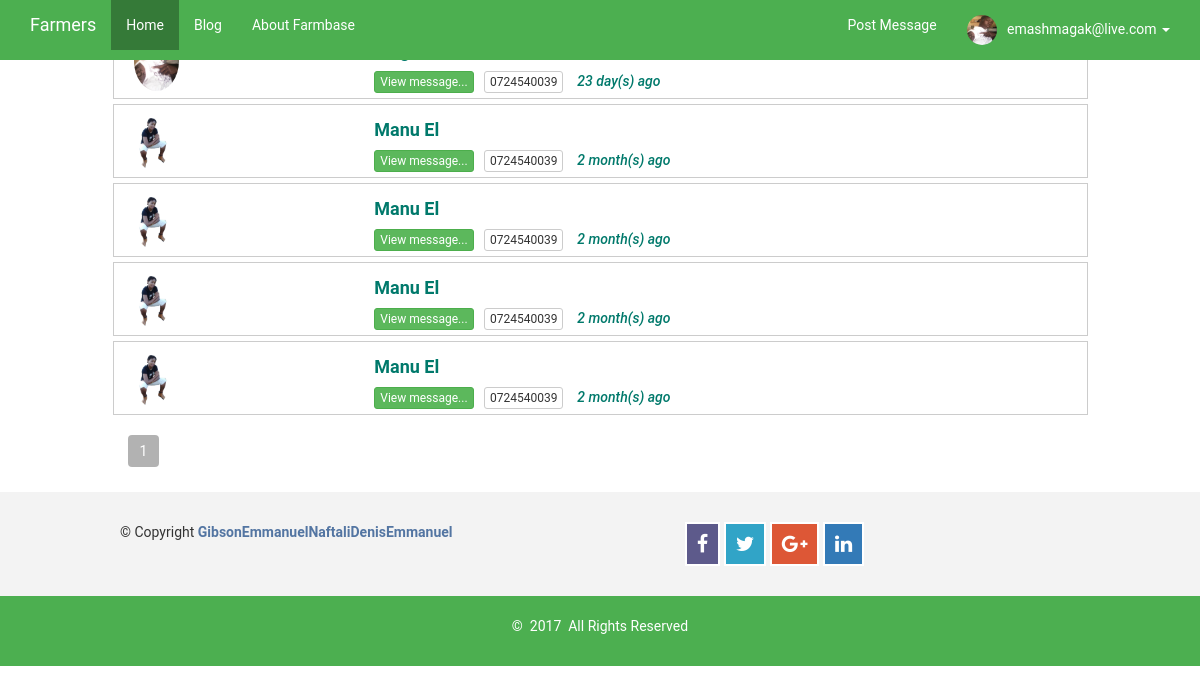
/consultant_inbox.php (signed in), run on the app's committed database.
### tables this page shows
CREATE TABLE `tbl_consultants` (
  `ID` int(11) NOT NULL,
  `name` varchar(100) NOT NULL,
  `email` varchar(100) NOT NULL,
  `phone` varchar(100) NOT NULL,
  `photo` varchar(100) NOT NULL,
  `pass` varchar(500) NOT NULL
);

CREATE TABLE `sent_messages_cons` (
  `ID` int(11) NOT NULL,
  `name` varchar(100) NOT NULL,
  `senderEmail` varchar(100) NOT NULL,
  `phone` varchar(100) NOT NULL,
  `message` longtext NOT NULL,
  `postID` varchar(100) NOT NULL,
  `receiverEmail` varchar(100) NOT NULL,
  `cartegory` varchar(100) NOT NULL,
  `status` varchar(10) NOT NULL,
  `timer` timestamp NOT NULL DEFAULT CURRENT_TIMESTAMP ON UPDATE CURRENT_TIMESTAMP
);

CREATE TABLE `tbl_farmers` (
  `ID` int(11) NOT NULL,
  `name` varchar(100) NOT NULL,
  `email` varchar(100) NOT NULL,
  `phone` varchar(100) NOT NULL,
  `photo` varchar(100) NOT NULL,
  `pass` varchar(500) NOT NULL,
  `hidden` varchar(5) NOT NULL
);

### consultants/class.consultant.php (called while the page is built, shortened)
<?php
class CONSULTANT
{
	private $conn;
	public function __construct()
	{
		$database = new Database();
		$db = $database->dbConnection();
		$this->conn = $db;
    }
	public function runQuery($sql)
	{
		$stmt = $this->conn->prepare($sql);
		return $stmt;
	}
	public function is_logged_in()
	{
		if(isset($_SESSION['consultantSession']))
		{
			return true;
		}
	}
}

### class.message_cons.php (the view, shortened to what this page needs)
<?php
class paginate
{
	function __construct()
	{
		$database = new Database();
		$db = $database->dbConnection();
		$this->conn = $db;
	}
	public function dataview($query)
	{
		$stmt = $this->conn->prepare($query);
		$stmt->execute();
		if($stmt->rowCount()>0)
		{
			while($row=$stmt->fetch(PDO::FETCH_ASSOC))
			{
				?>
			 <a href="consultant_inbox_view.php?message=<?php echo $row['ID']; ?>">
              <div class="col-md-10 col-md-offset-1  col-xs-12 col-sm-12 row-eq-height __card"  id="mauni">
                <div class="col-md-3 col-sm-3 col-xs-3">
               <?php
                            $stmt1 = $this->conn->prepare("SELECT * FROM tbl_consultants WHERE name=:email_id AND photo!=''");
                            $stmt1->execute(array(":email_id"=>$row['name']));
                            if ($stmt1->rowCount() > 0) {
                                $rower = $stmt1->fetch(PDO::FETCH_ASSOC);?>
                                <span class="photo"><img class=" img-circle" alt="avatar" src="consultants/consult_images/<?php echo $rower['photo']; ?>" height="60px"></span>
                       <?php     } else {
                            $stmt1 = $stmt1 = $this->conn->prepare("SELECT * FROM tbl_farmers WHERE name=:email_id AND photo!=''");
                            $stmt1->execute(array(":email_id"=>$row['name']));
                            if ($stmt1->rowCount() > 0) {
                                $rower = $stmt1->fetch(PDO::FETCH_ASSOC);?>
                                <span class="photo"><img class=" img-circle" alt="avatar" src="farmer_images/<?php echo $rower['photo']; ?>" height="60px"></span>
                      <?php } else { ?>
                                <span class="photo"><img class=" img-circle" alt="avatar" src="img/user.png" height="60px"></span>
                      <?php }
                        } ?>
               	</div>
                <div class="col-md-9 col-sm-9 col-xs-9">
	                <a href="consultant_inbox_view.php?message=<?php echo $row['ID']; ?>"><h4 class="itemed h4"><b><?php echo $row['name']; ?></b></h4></a>
					  <a href="consultant_inbox_view.php?message=<?php echo $row['ID']; ?>"><button class="btn btn-success btn-xs" type="submit" name="btn-more" value="<?php echo $row['ID']; ?>">View message...</button></a>&nbsp;&nbsp;
	                   <span  class="priced btn btn-default btn-xs"> <?php echo $row['phone']; ?></span>&nbsp;&nbsp;&nbsp;
	                    <span class="itemed h5 " style="font-style: italic;"><?php
	                    			$timed = $row['timer'];
								   $timestamp = strtotime($timed);
								   $strTime = array("second", "minute", "hour", "day", "month", "year");
								   $length = array("60","60","24","30","12","10");
								   $currentTime = time();
								   if($currentTime >= $timestamp) {
										$diff     = time()- $timestamp;
										for($i = 0; $diff >= $length[$i] && $i < count($length)-1; $i++) {
										$diff = $diff / $length[$i];
										}
										$diff = round($diff);
										echo $diff . " " . $strTime[$i] . "(s) ago ";
								   } ?></span>
               </div><br>
            </div>
            </a>
                <?php
			}
		}
		else
		{
			?>
            <tr>
            <td>Nothing here...</td>
            </tr>
            <?php
		}
	}
	public function paginglink($query,$records_per_page)
	{
		$self = $_SERVER['PHP_SELF'];
		$stmt = $this->conn->prepare($query);
		$stmt->execute();
		$total_no_of_records = $stmt->rowCount();
		if($total_no_of_records > 0)
		{
			?><tr><td colspan="3"><?php
			$total_no_of_pages=ceil($total_no_of_records/$records_per_page);
			$current_page=1;
			for($i=1;$i<=$total_no_of_pages;$i++)
			{
				if($i==$current_page)
				{
					echo "<li class='active'><a href='".$self."?page_no=".$i."'>".$i."</a></li>";
				}
				else
				{
					echo "<li><a  href='".$self."?page_no=".$i."'>".$i."</a>&nbsp;&nbsp;</li>";
				}
			}
			?></td></tr><?php
		}
	}
}

### consultant_inbox.php (shortened to what this page needs)
<?php
require_once 'consultants/class.consultant.php';
$farmer_home_post = new Database();
if($farmer_home_post->dbConnection())
	{
		include_once 'class.message_cons.php';
		$paginate = new paginate();
	}
	$admin_home = new CONSULTANT();
	if($admin_home->is_logged_in()){
	$stmt = $admin_home->runQuery("SELECT * FROM tbl_consultants WHERE email=:email_id");
	$stmt->execute(array(":email_id"=>$_SESSION['consultantSession']));
	$row = $stmt->fetch(PDO::FETCH_ASSOC);
}
?>
<!DOCTYPE html>
<html>
	<head>
		<link href="#SSS" rel="stylesheet" type="text/css" />
		 <link href="css/style.css" rel="stylesheet">
		<link href="css/bootstrap.min.css" rel="stylesheet" type="text/css" />
		 <link href="font/css/font-awesome.css" rel="stylesheet" />
	</head>
	<body>
	<section>
		<nav class="navbar navbar-default navbar-fixed-top">
      <div class="container">
        <div class="navbar-header">
          <a class="navbar-brand" href="index">Farmers</a>
        </div>
        <div id="navbar" class="navbar-collapse collapse">
          <ul class="nav navbar-nav">
            <li class="active"><a href="index">Home</a></li>
            <li><a href="blog">Blog</a></li>
            <li><a href="about">About Farmbase</a></li>
          </ul>
          <ul class="nav navbar-nav navbar-right">
<?php
if($admin_home->is_logged_in() ) {
 	?>
 	 <li><a href="consultants/home"><span class="glyphicon glyphicon"></span>&nbsp;Post Message</a></li>
	 <li class="dropdown">
              <a href="#" class="dropdown-toggle" data-toggle="dropdown" role="button" aria-haspopup="true" aria-expanded="false">
              	<?php
					if(isset($pic)){
						echo $pic;
					} else { ?>
					<img class="img-circle " src="consultants/consult_images/<?php echo $row['photo']; ?>"  style=" padding:0px;"  height=50px />
				<?php
				}?>
			  <span class=""></span>&nbsp; <?php echo $row['email']; ?>&nbsp;<span class="caret"></span></a>
            </li><?php } ?>
          </ul>
        </div>
      </div>
    </nav>
   	 <div class="col-lg-2 col-lg-offset-5">
		<br style="margin: 15px;">
	</div>
    <section>
    <div class="container" id="panel_post">
		                   <?php
		                   $namer = $row['name'];
		                    $query = "SELECT * FROM sent_messages_cons WHERE receiverEmail='$namer' ORDER BY ID DESC";
		                    $records_per_page=10;
		                    $newquery = $paginate->paging($query,$records_per_page);
		                    $paginate->dataview($newquery);
		                    ?>
		                  <div class="clearfix"></div>
		                 <div class=" col-md-10 col-xs-12 col-md-offset-1">
		                 	<ul class="pagination">
		                    <?php
		                    $paginate->paginglink($query,$records_per_page);
		                    ?>
		                    </ul>
		                 </div>
        </div>
    </section>
	<?php
	include 'footer.php';
	?>
	</body>
</html>

### css/style.css (style rules this page uses)
html , body { font-family: 'Roboto', sans-serif !important; }
.navbar-fixed-top, #navbar, #myTab { background-color:#4CAF50 !important; border: none!important; }
.dropdown-toggle { background-color:#4CAF50 !important; }
ul .active a { background-color:rgba(0,0,0,0.3) !important; border: none!important; }
.nav li a, .navbar-brand { color: #fff!important; border: none!important; border-radius: 0px!important; }
.dropdown-toggle img { width: 30px!important; height: 30px!important; padding: 0px!important; }
#panel_post { width: 100%; margin-top: -20px!important; }
#mauni { padding: 5px; }
.itemed { color: #00796b!important; }
.__card { box-shadow: none !important; border:1px solid rgba(0,0,0,0.2); margin-top:5px; }
a { text-decoration: none; }
ul { list-style: none; }

### data on the page
tbl_consultants: photo (picture), email "emashmagak@live.com"
sent_messages_cons: tbl_consultants.photo (picture), $row['ID'] 5 (drawn), phone "0724540039", diff "23", i "day"
sent_messages_cons: tbl_farmers.photo (picture), name "Manu El", $row['ID'] 4 (drawn), phone "0724540039", diff "2", i "month"
sent_messages_cons: tbl_farmers.photo (picture), name "Manu El", $row['ID'] 3 (drawn), phone "0724540039", diff "2", i "month"
sent_messages_cons: tbl_farmers.photo (picture), name "Manu El", phone "0724540039", diff "2", i "month"
sent_messages_cons: tbl_farmers.photo (picture), name "Manu El", $row['ID'] 1 (drawn), phone "0724540039", diff "2", i "month"
